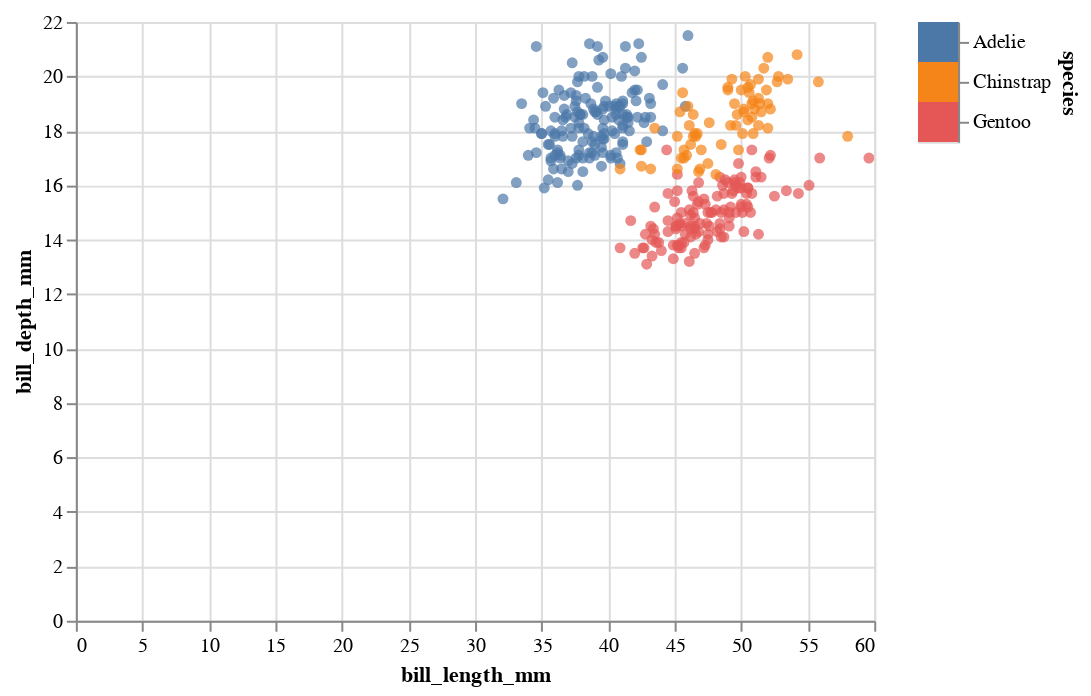

Notebook source saved alongside this figure:
### Code cell
# We will now create our own legend, which we will extend later
species_color = alt.Color("species:N", legend=None) # Remove default legend

# Create scatterplot (same as before)
scatterplot = alt.Chart(penguins).mark_circle().encode(
  x="bill_length_mm:Q",
  y="bill_depth_mm:Q",
  color=species_color
).interactive()

# We also create a legend, which is essentially another chart
legend = alt.Chart(penguins).mark_rect().encode(
  y=alt.Y("species:N", axis=alt.Axis(orient="right")),
  color=species_color # Notice that we are reusing the species_color variable!
)

scatterplot | legend # It's this easy to put visualizations together!

### Figure 1 — Vega-Lite specification as saved in the notebook (floating-point values rounded to 4 significant figures; data arrays with more than 128 entries replaced by an {"elided": "..."} marker saying what was removed)
{"config": {"view": {"continuousWidth": 400, "continuousHeight": 300}}, "hconcat": [{"mark": "circle", "encoding": {"color": {"field": "species", "legend": null, "type": "nominal"}, "x": {"field": "bill_length_mm", "type": "quantitative"}, "y": {"field": "bill_depth_mm", "type": "quantitative"}}, "selection": {"selector006": {"type": "interval", "bind": "scales", "encodings": ["x", "y"]}}}, {"mark": "rect", "encoding": {"color": {"field": "species", "legend": null, "type": "nominal"}, "y": {"axis": {"orient": "right"}, "field": "species", "type": "nominal"}}}], "data": {"name": "data-2579922f606b528784ce92236e4ec646"}, "$schema": "https://vega.github.io/schema/vega-lite/v4.17.0.json", "datasets": {"data-2579922f606b528784ce92236e4ec646": {"elided": "342 records"}}}
